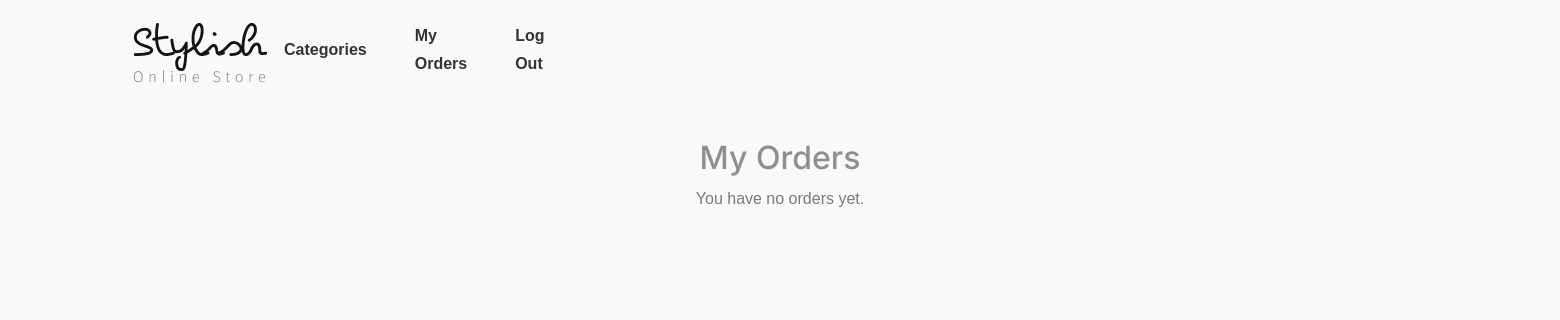
Page /my_orders/ (signed in) on the earlier database version.
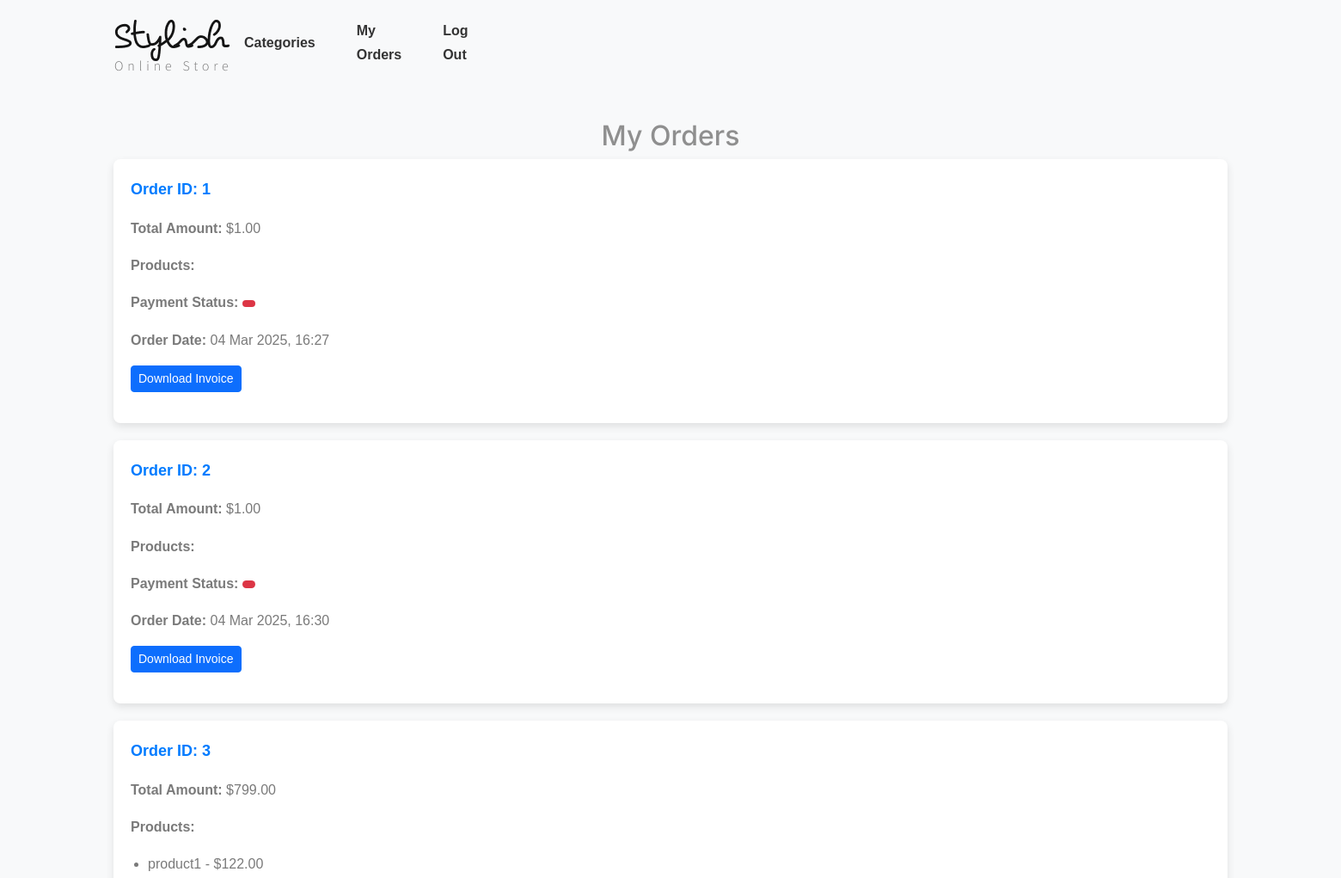
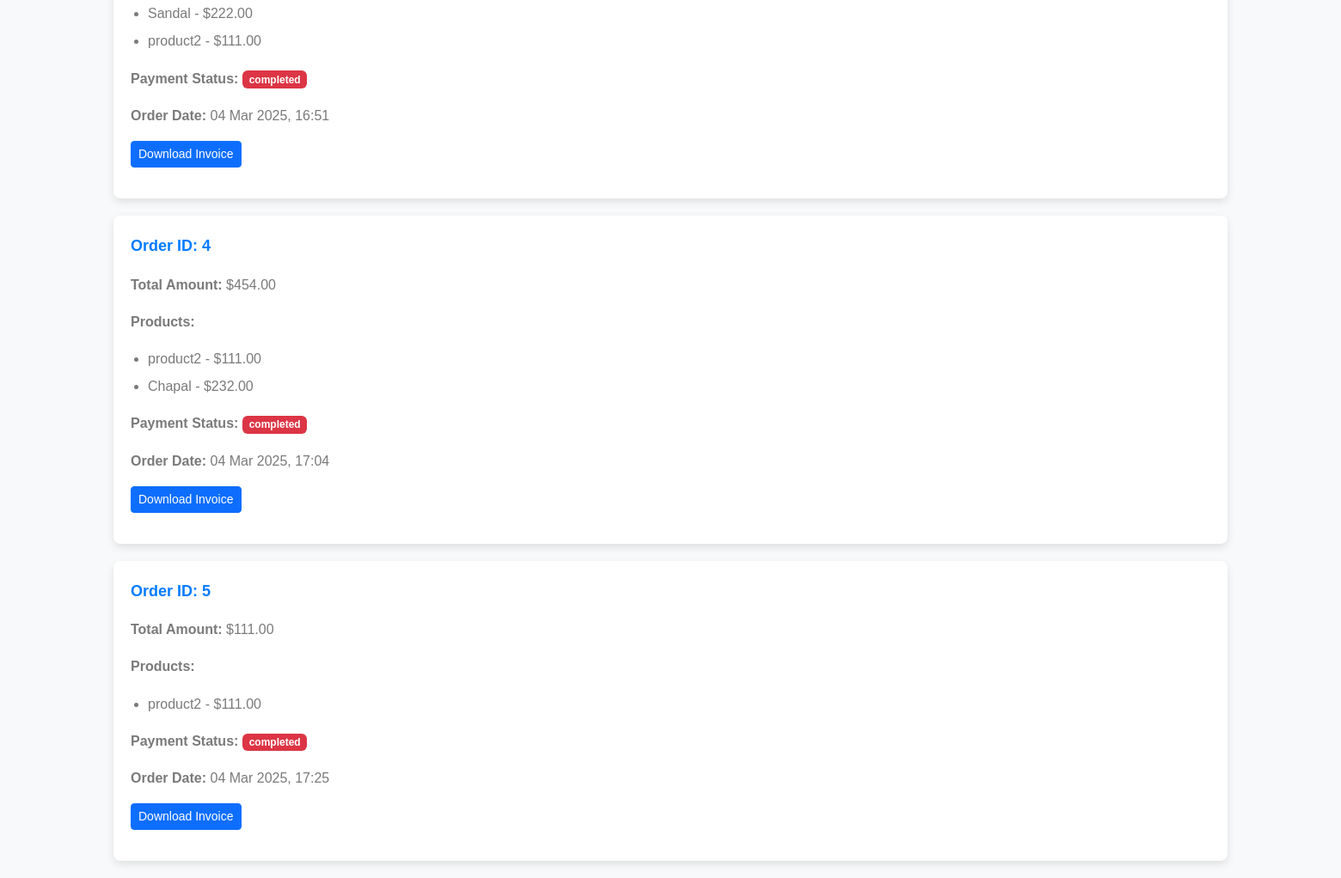
Same page on the later database version (2 pictures, top to bottom).
### shoeapp/models.py (models this page shows, shortened)
class Order(models.Model):
    user = models.ForeignKey(User, on_delete=models.CASCADE, related_name="orders")
    products = models.ManyToManyField('Product', related_name="orders")  # Many-to-Many relation with Product
    total_amount = models.DecimalField(max_digits=10, decimal_places=2)
    payment = models.OneToOneField('Payment', on_delete=models.SET_NULL, blank=True, null=True, related_name="order")
    created_at = models.DateTimeField(auto_now_add=True)

class Product(models.Model):
    name = models.CharField(max_length=200)
    category = models.ForeignKey(ProductCategory, on_delete=models.CASCADE, related_name="products")
    description = models.TextField(blank=True, null=True)
    price = models.DecimalField(max_digits=10, decimal_places=2)
    stock = models.PositiveIntegerField()
    image_url = models.ImageField(upload_to='product_images/', blank=True, null=True)  # For uploading images

class Payment(models.Model):
    user = models.ForeignKey(User, on_delete=models.CASCADE)
    amount = models.DecimalField(max_digits=10, decimal_places=2)
    razorpay_order_id = models.CharField(max_length=255, blank=True, null=True)
    razorpay_payment_id = models.CharField(max_length=255, blank=True, null=True)
    status = models.CharField(max_length=20, choices=[('Pending', 'Pending'), ('Success', 'Success'), ('Failed', 'Failed')], default='Pending')
    created_at = models.DateTimeField(auto_now_add=True)

### shoeapp/views.py (the view)
# urls.py: path('my_orders/', my_orders, name='my_orders'),
def my_orders(request):
    orders = Order.objects.filter(user=request.user).prefetch_related('products')  # Optimize query
    return render(request, 'user/my_orders.html', {'orders': orders})

### templates/user/my_orders.html (shortened to what this page needs)
{% load static %} {% include 'user/user_header.html' %}
<!DOCTYPE html>
<html lang="en">
<head>
    <link rel="stylesheet" href="https://cdnjs.cloudflare.com/ajax/libs/bootstrap/5.3.0/css/bootstrap.min.css">
</head>
<body>
<div class="container">
    <h2 class="text-center">My Orders</h2>
    {% if orders %}
        {% for order in orders %}
            <div class="order-card">
                <p class="order-title">Order ID: {{ order.id }}</p>
                <p><strong>Total Amount:</strong> ${{ order.total_amount }}</p>
                <p><strong>Products:</strong></p>
                <ul class="product-list">
                    {% for product in order.products.all %}
                        <li class="product-item">{{ product.name }} - ${{ product.price }}</li>
                    {% endfor %}
                </ul>
                <p><strong>Payment Status:</strong> <span class="badge {% if order.payment.status == 'Success' %}bg-success{% elif order.payment.status == '' %}bg-warning{% else %}bg-danger{% endif %}">
                    {{ order.payment.status }}
                </span></p>
                <p><strong>Order Date:</strong> {{ order.created_at|date:"d M Y, H:i" }}</p>
                <p>
                    <a href="{% url 'download_invoice' order.id %}" class="btn btn-primary btn-sm">
                        Download Invoice
                    </a>
                </p>
            </div>
        {% endfor %}
    {% else %}
        <p class="text-center">You have no orders yet.</p>
    {% endif %}
</div>
</body>
</html>

Differences in the rows shown:
added Order: id "1", total_amount "1.00", created_at "04 Mar 2025, 16:27"
added Order: id "2", total_amount "1.00", created_at "04 Mar 2025, 16:30"
added Order: id "3", total_amount "799.00", payment.status "completed", created_at "04 Mar 2025, 16:51"
now on this page (row unchanged): Product: name "product1", price "122.00", shown under "3"
now on this page (row unchanged): Product: name "Sandal", price "222.00", shown under "3"
now on this page (row edited): Product: name "product2", price "111.00"
added Order: id "4", total_amount "454.00", payment.status "completed", created_at "04 Mar 2025, 17:04"
now on this page (row unchanged): Product: name "Chapal", price "232.00", shown under "4"
added Order: id "5", total_amount "111.00", payment.status "completed", created_at "04 Mar 2025, 17:25"
Other differences:
text no longer shown: "You have no orders yet."
